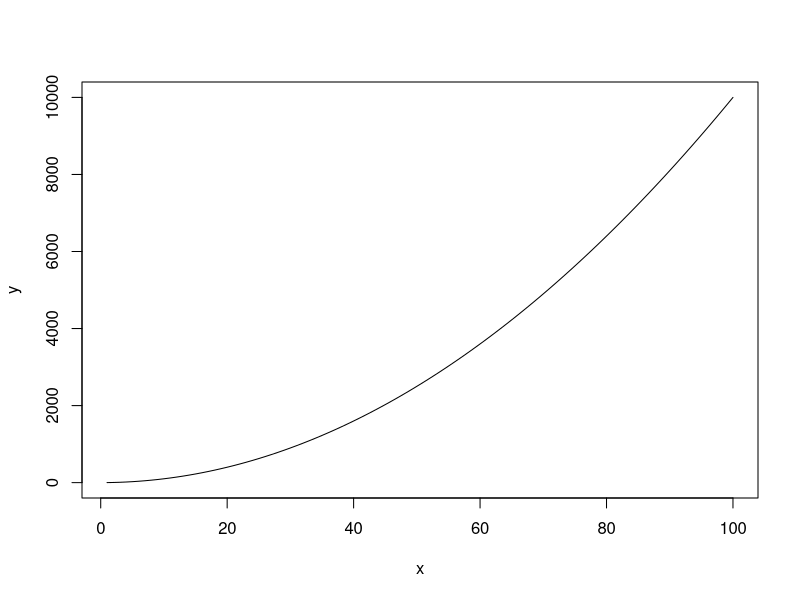
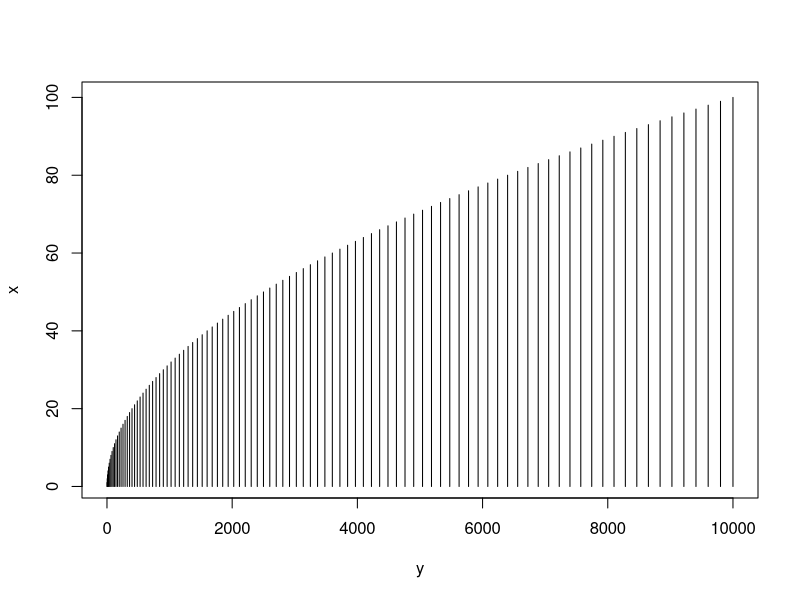

These charts were generated, in order, by the following R code:
#*************************
# Title: Demonstration of plot
# Author: William Murrah
#***********************

# Parameters
x  <- 1:100  # x variable
y <- x^2     # squared x

# Visualization
plot(y ~ x, type = "l")

plot(x ~ y, type = "h")
